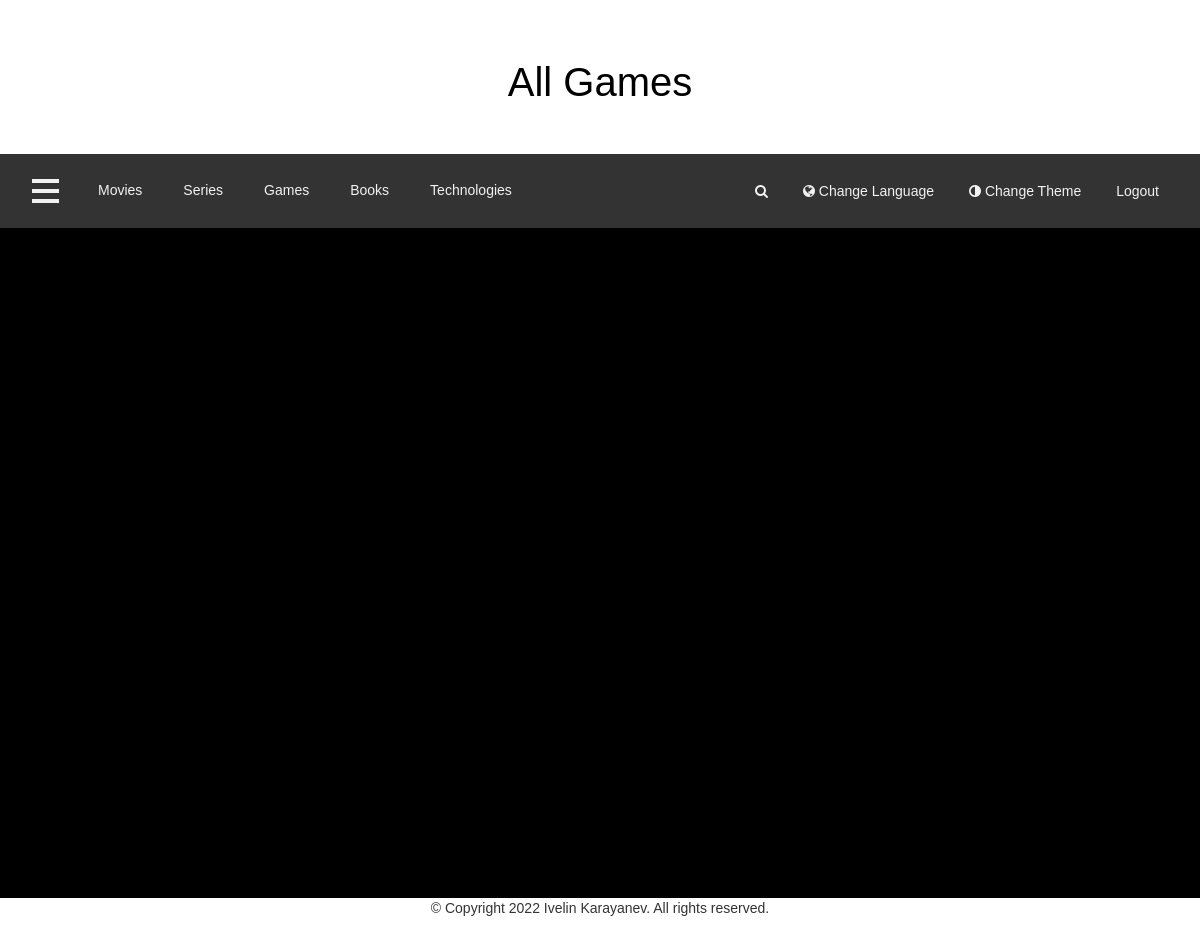
/Main/Test.php?categoryid=3 (signed in), run on the app's committed database.
### tables this page shows
CREATE TABLE `header` (
  `ID` bigint(20) UNSIGNED NOT NULL,
  `Image_Directory` varchar(255) NOT NULL,
  `Name` varchar(255) NOT NULL
);

CREATE TABLE `categories` (
  `ID` bigint(20) UNSIGNED NOT NULL,
  `Name` varchar(70) NOT NULL,
  `Header_ID` bigint(20) UNSIGNED NOT NULL
);

CREATE TABLE `other_data` (
  `ID` bigint(20) NOT NULL,
  `Name` text NOT NULL
);

### Main/Additional Files/Queries.php (called while the page is built, shortened)
<?php
require('Connection_To_Database.php');
$query0 = "SELECT `categories`.`ID` AS `category_id`,`categories`.`Name` AS `category_name` FROM `categories`";
if (isset($_GET['categoryid']) && is_numeric($_GET['categoryid'])) {
$CategoryID = mysqli_real_escape_string($connDatabase, $_GET['categoryid']);
$query1 = "SELECT `header`.`Image_Directory` AS `header_image`, `header`.`Name` AS `header_name` FROM `categories`, `header` WHERE `header`.`ID` = `categories`.`Header_ID` AND `categories`.`ID` = '" . $CategoryID . "'";
}
?>

### Main/Test.php (the view, shortened to what this page needs)
<?php
require('../Main/Additional Files/Queries.php');
require('../Introduction/Additional Files/ControllerUserData.php');
?>
<!DOCTYPE html>
<html lang = "en-US">
<head>
<link rel="stylesheet" href="https://cdnjs.cloudflare.com/ajax/libs/jqueryui/1.12.1/jquery-ui.css"/>
<link rel="stylesheet" href="https://maxcdn.bootstrapcdn.com/bootstrap/3.3.6/css/bootstrap.min.css"/>
<link rel="stylesheet" href="https://cdnjs.cloudflare.com/ajax/libs/font-awesome/4.7.0/css/font-awesome.min.css"/>
<link rel="stylesheet" href="../Main/Additional Files/Products.css"/>
</head>
<body>
<div class = "header" style = "background-image:url('
<?php
if ((isset($_GET['categoryid']) && is_numeric($_GET['categoryid'])) || (isset($_GET['subcategoryid']) && is_numeric($_GET['subcategoryid']))) {
$result1 = mysqli_query($connDatabase, $query1);
$checkResult1 = mysqli_num_rows($result1);
if ($checkResult1 > 0) {
	while ($rows = mysqli_fetch_assoc($result1)) {
	$HeaderImage = $rows['header_image'];
	echo $HeaderImage;
	}
}
}
?>')">
<h1 style = "color:black">
<?php
if (isset($_GET['categoryid']) && is_numeric($_GET['categoryid'])) {
$result1 = mysqli_query($connDatabase, $query1);
$checkResult1 = mysqli_num_rows($result1);
if ($checkResult1 > 0) {
	while ($rows = mysqli_fetch_assoc($result1)) {
	$HeaderName = $rows['header_name'];
	echo $HeaderName;
	}
}
}
	?>
</h1>
</div>
<div class = "categories" id = "category-width">
<?php if ((isset($_GET['categoryid']) && is_numeric($_GET['categoryid'])) || (isset($_GET['subcategoryid']) && is_numeric($_GET['subcategoryid']))) {
	?>
  <span class = "NavMenu" onclick="OpenCloseNavigation()" title = "Navigation Menu">
  <div class="bar1"></div>
  <div class="bar2"></div>
  <div class="bar3"></div>
  </span>
<?php } ?>
  <div class = "links" id = "category">
  <?php
  $result0 = mysqli_query($connDatabase, $query0);
  $checkResult0 = mysqli_num_rows($result0);
  if ($checkResult0 > 0) {
	while (($rows = mysqli_fetch_assoc($result0))) {
		$CategoryID = $rows['category_id'];
		$CategoryNames = $rows['category_name'];
        echo "<a href = 'Test.php?categoryid=$CategoryID'>$CategoryNames</a>";
    }
  } else {
	  echo "There are no categories added yet. Please check again later!";
  }
  ?>
  </div>
  <a href="../Introduction/Introduction.php#registration-login" id = "logout"> Logout </a>
  <button onclick = "changeTheme(); ThemeBackgroundColor()" id = "theme"><i class = "fa fa-adjust"></i> Change Theme </button>
  <button onclick = "BackgroundColor2()" id = "translate-button"><i class = "fa fa-globe"></i> Change Language </button>
  <?php if ((isset($_GET['categoryid']) && is_numeric($_GET['categoryid'])) || (isset($_GET['subcategoryid']) && is_numeric($_GET['subcategoryid']))) {
	  ?>
  <button onclick = "BackgroundColor1()" id = "search-button" title = "Search Engine"><i class = "fa fa-search"></i></button>
  <?php } ?>
</div>
<div class = "content" id = "content-width">
</div>
<div class = "footer" id = "footer-width">
<p>
<?php
    $copyright_result = mysqli_query($connDatabase, "SELECT * FROM `other_data` WHERE `ID` = 1");
    $checkCopyrightResult = mysqli_num_rows($copyright_result);
    if ($checkCopyrightResult > 0) {
	while (($rows = mysqli_fetch_assoc($copyright_result))) {
		$Copyright = $rows['Name'];
        echo $Copyright;
    }
    }
?>
</p>
</div>
</body>
</html>

### Main/Additional Files/Products.css (style rules this page uses)
* { box-sizing: border-box; }
body { font-family: Arial; }
.header, .header h1 { background-size: 100% 100%; padding: 30px; text-align: center; font-size: 50px; }
.categories { overflow: hidden; background-color: #333; padding: 14px 18px; width: initial; transition: 0.5s; }
.categories .NavMenu { float: left; padding: 9px 18px; cursor: pointer; }
.bar1, .bar2, .bar3 { display: flex; width: 27px; height: 4px; background-color: #f2f2f2; margin: 6px 0; transition: 0.5s; }
.categories .links a { float: left; margin-left: 5px; color: #f2f2f2; font-size: 18px; padding: 16px 20px; text-decoration: none; transition: 0.5s; }
.categories #category { transition: margin-left .5s; }
.ChangeTheme .bar1, .ChangeTheme .bar2, .ChangeTheme .bar3, .ChangeTheme .categories .links a:hover, #translate-button, #search-button, #theme, #logout, .ChangeTheme #search-button:hover, .ChangeTheme #translate-button:hover, .ChangeTheme #logout:hover { background-color: #333; color: #f2f2f2; }
#translate-button, #search-button, #theme, #logout { float: right; margin-right: 15px; border: none; font-size: 18px; padding: 16px 22px; cursor: pointer; text-decoration: none; transition: 0.5s; }
.content { width: initial; height: 670px; background-color: black; }
.footer, .footer p { width: initial; height: 120px; text-align: center; transition: 0.5s; }
@media only screen and (max-width: 1366px) { .header, .header h1 { padding: 20px; font-size: 40px; } }
@media only screen and (max-width: 1366px) { .categories { padding: 12px 16px; } }
@media only screen and (max-width: 1366px) { .categories .NavMenu { padding: 7px 16px; } }
@media only screen and (max-width: 1366px) { .bar1, .bar2, .bar3 { width: 27px; height: 4px; } }
@media only screen and (max-width: 1366px) { .categories .links a { font-size: 14px; padding: 14px 18px; } }
@media only screen and (max-width: 1366px) { #translate-button, #search-button, #theme, #logout { font-size: 14px; padding: 10px; margin-top: 5px; } }
@media only screen and (max-width: 1366px) { .footer, .footer p { height: 120px; } }

### data on the page
header: Name "All Games"
categories: Name "Movies"
categories: Name "Series"
categories: Name "Games"
categories: Name "Books"
categories: Name "Technologies"
other_data: Name "© Copyright 2022 Ivelin Karayanev. All rights reserved."
